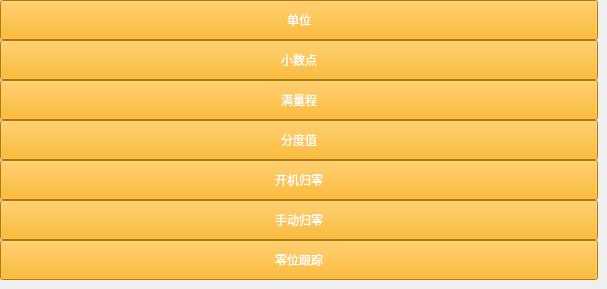
     <widget class="QWidget" name="page_24">
      <widget class="QPushButton" name="pushButton_26">
       <property name="geometry">
        <rect>
         <x>0</x>
         <y>0</y>
         <width>598</width>
         <height>40</height>
        </rect>
       </property>
       <property name="styleSheet">
        <string notr="true">background-color: rgb(255, 170, 0);
color: rgb(255, 255, 255);</string>
       </property>
       <property name="text">
        <string>单位</string>
       </property>
      </widget>
      <widget class="QPushButton" name="pushButton_27">
       <property name="geometry">
        <rect>
         <x>0</x>
         <y>40</y>
         <width>598</width>
         <height>40</height>
        </rect>
       </property>
       <property name="styleSheet">
        <string notr="true">background-color: rgb(255, 170, 0);
color: rgb(255, 255, 255);</string>
       </property>
       <property name="text">
        <string>小数点</string>
       </property>
      </widget>
      <widget class="QPushButton" name="pushButton_28">
       <property name="geometry">
        <rect>
         <x>0</x>
         <y>80</y>
         <width>598</width>
         <height>40</height>
        </rect>
       </property>
       <property name="styleSheet">
        <string notr="true">background-color: rgb(255, 170, 0);
color: rgb(255, 255, 255);</string>
       </property>
       <property name="text">
        <string>满量程</string>
       </property>
      </widget>
      <widget class="QPushButton" name="pushButton_30">
       <property name="geometry">
        <rect>
         <x>0</x>
         <y>120</y>
         <width>598</width>
         <height>40</height>
        </rect>
       </property>
       <property name="styleSheet">
        <string notr="true">background-color: rgb(255, 170, 0);
color: rgb(255, 255, 255);</string>
       </property>
       <property name="text">
        <string>分度值</string>
       </property>
      </widget>
      <widget class="QPushButton" name="pushButton_31">
       <property name="geometry">
        <rect>
         <x>0</x>
         <y>160</y>
         <width>598</width>
         <height>40</height>
        </rect>
       </property>
       <property name="styleSheet">
        <string notr="true">background-color: rgb(255, 170, 0);
color: rgb(255, 255, 255);</string>
       </property>
       <property name="text">
        <string>开机归零</string>
       </property>
      </widget>
      <widget class="QPushButton" name="pushButton_32">
       <property name="geometry">
        <rect>
         <x>0</x>
         <y>200</y>
         <width>598</width>
         <height>40</height>
        </rect>
       </property>
       <property name="styleSheet">
        <string notr="true">background-color: rgb(255, 170, 0);
color: rgb(255, 255, 255);</string>
       </property>
       <property name="text">
        <string>手动归零</string>
       </property>
      </widget>
      <widget class="QPushButton" name="pushButton_33">
       <property name="geometry">
        <rect>
         <x>0</x>
         <y>240</y>
         <width>598</width>
         <height>40</height>
        </rect>
       </property>
       <property name="styleSheet">
        <string notr="true">background-color: rgb(255, 170, 0);
color: rgb(255, 255, 255);</string>
       </property>
       <property name="text">
        <string>零位跟踪</string>
       </property>
      </widget>
     </widget>
